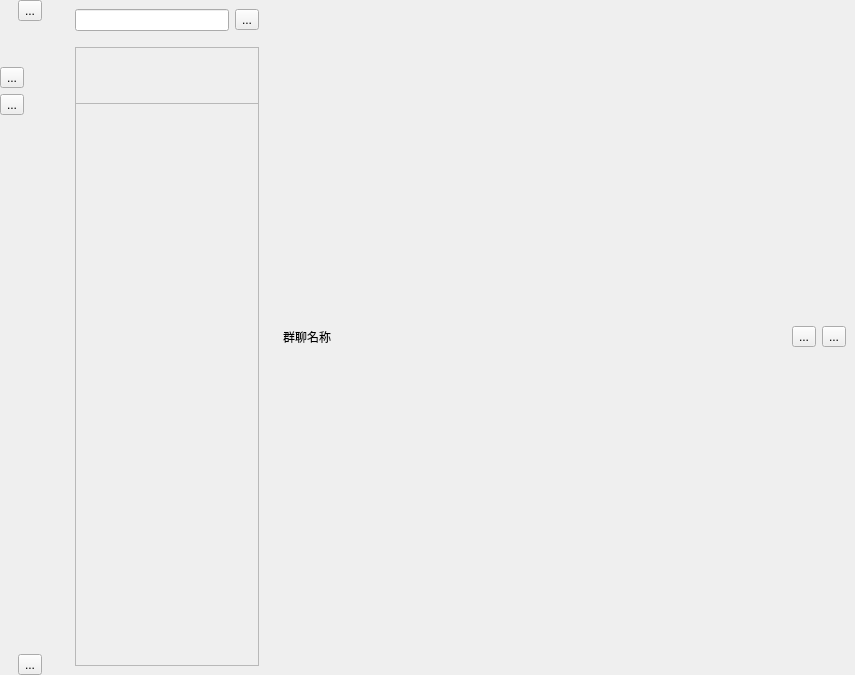
<?xml version="1.0" encoding="UTF-8"?>
<ui version="4.0">
 <class>Menu2</class>
 <widget class="QWidget" name="Menu2">
  <property name="geometry">
   <rect>
    <x>0</x>
    <y>0</y>
    <width>855</width>
    <height>675</height>
   </rect>
  </property>
  <property name="windowTitle">
   <string>Form</string>
  </property>
  <layout class="QHBoxLayout" name="horizontalLayout_5">
   <property name="leftMargin">
    <number>0</number>
   </property>
   <property name="topMargin">
    <number>0</number>
   </property>
   <property name="rightMargin">
    <number>0</number>
   </property>
   <property name="bottomMargin">
    <number>0</number>
   </property>
   <item>
    <widget class="QWidget" name="widget_18" native="true">
     <layout class="QHBoxLayout" name="horizontalLayout_10">
      <property name="leftMargin">
       <number>0</number>
      </property>
      <property name="topMargin">
       <number>0</number>
      </property>
      <property name="rightMargin">
       <number>0</number>
      </property>
      <property name="bottomMargin">
       <number>0</number>
      </property>
      <item>
       <widget class="QWidget" name="widget" native="true">
        <property name="minimumSize">
         <size>
          <width>60</width>
          <height>0</height>
         </size>
        </property>
        <property name="maximumSize">
         <size>
          <width>60</width>
          <height>16777215</height>
         </size>
        </property>
        <layout class="QVBoxLayout" name="verticalLayout_3">
         <property name="leftMargin">
          <number>0</number>
         </property>
         <property name="topMargin">
          <number>0</number>
         </property>
         <property name="rightMargin">
          <number>0</number>
         </property>
         <property name="bottomMargin">
          <number>0</number>
         </property>
         <item>
          <widget class="QWidget" name="widget_2" native="true">
           <layout class="QHBoxLayout" name="horizontalLayout">
            <property name="leftMargin">
             <number>0</number>
            </property>
            <property name="topMargin">
             <number>0</number>
            </property>
            <property name="rightMargin">
             <number>0</number>
            </property>
            <property name="bottomMargin">
             <number>0</number>
            </property>
            <item>
             <widget class="QToolButton" name="infoBtn">
              <property name="text">
               <string>...</string>
              </property>
             </widget>
            </item>
           </layout>
          </widget>
         </item>
         <item>
          <spacer name="verticalSpacer_2">
           <property name="orientation">
            <enum>Qt::Orientation::Vertical</enum>
           </property>
           <property name="sizeType">
            <enum>QSizePolicy::Policy::Fixed</enum>
           </property>
           <property name="sizeHint" stdset="0">
            <size>
             <width>20</width>
             <height>40</height>
            </size>
           </property>
          </spacer>
         </item>
         <item>
          <widget class="QWidget" name="widget_3" native="true">
           <layout class="QVBoxLayout" name="verticalLayout">
            <property name="leftMargin">
             <number>0</number>
            </property>
            <property name="topMargin">
             <number>0</number>
            </property>
            <property name="rightMargin">
             <number>0</number>
            </property>
            <property name="bottomMargin">
             <number>0</number>
            </property>
            <item>
             <widget class="QToolButton" name="msgBtn">
              <property name="autoFillBackground">
               <bool>true</bool>
              </property>
              <property name="text">
               <string>...</string>
              </property>
              <property name="icon">
               <iconset resource="log.qrc">
                <normaloff>:/Header/images/chat.png</normaloff>:/Header/images/chat.png</iconset>
              </property>
              <property name="checkable">
               <bool>true</bool>
              </property>
             </widget>
            </item>
            <item>
             <widget class="QToolButton" name="friendBtn">
              <property name="autoFillBackground">
               <bool>true</bool>
              </property>
              <property name="text">
               <string>...</string>
              </property>
              <property name="icon">
               <iconset resource="log.qrc">
                <normaloff>:/Header/images/user.png</normaloff>:/Header/images/user.png</iconset>
              </property>
              <property name="checkable">
               <bool>true</bool>
              </property>
             </widget>
            </item>
           </layout>
          </widget>
         </item>
         <item>
          <spacer name="verticalSpacer_4">
           <property name="orientation">
            <enum>Qt::Orientation::Vertical</enum>
           </property>
           <property name="sizeHint" stdset="0">
            <size>
             <width>20</width>
             <height>40</height>
            </size>
           </property>
          </spacer>
         </item>
         <item>
          <spacer name="verticalSpacer_3">
           <property name="orientation">
            <enum>Qt::Orientation::Vertical</enum>
           </property>
           <property name="sizeHint" stdset="0">
            <size>
             <width>20</width>
             <height>40</height>
            </size>
           </property>
          </spacer>
         </item>
         <item>
          <spacer name="verticalSpacer">
           <property name="orientation">
            <enum>Qt::Orientation::Vertical</enum>
           </property>
           <property name="sizeHint" stdset="0">
            <size>
             <width>20</width>
             <height>40</height>
            </size>
           </property>
          </spacer>
         </item>
         <item>
          <widget class="QWidget" name="widget_4" native="true">
           <layout class="QHBoxLayout" name="horizontalLayout_2">
            <property name="spacing">
             <number>0</number>
            </property>
            <property name="leftMargin">
             <number>0</number>
            </property>
            <property name="topMargin">
             <number>0</number>
            </property>
            <property name="rightMargin">
             <number>0</number>
            </property>
            <property name="bottomMargin">
             <number>0</number>
            </property>
            <item>
             <widget class="QToolButton" name="settingBtn">
              <property name="text">
               <string>...</string>
              </property>
              <property name="icon">
               <iconset resource="log.qrc">
                <normaloff>:/Header/images/gear.png</normaloff>:/Header/images/gear.png</iconset>
              </property>
             </widget>
            </item>
           </layout>
          </widget>
         </item>
        </layout>
       </widget>
      </item>
      <item>
       <widget class="QWidget" name="widget_5" native="true">
        <property name="minimumSize">
         <size>
          <width>100</width>
          <height>0</height>
         </size>
        </property>
        <property name="maximumSize">
         <size>
          <width>250</width>
          <height>16777215</height>
         </size>
        </property>
        <layout class="QVBoxLayout" name="verticalLayout_2">
         <item>
          <widget class="QWidget" name="widget_6" native="true">
           <property name="sizePolicy">
            <sizepolicy hsizetype="Preferred" vsizetype="Fixed">
             <horstretch>0</horstretch>
             <verstretch>0</verstretch>
            </sizepolicy>
           </property>
           <property name="maximumSize">
            <size>
             <width>16777215</width>
             <height>60</height>
            </size>
           </property>
           <layout class="QHBoxLayout" name="horizontalLayout_3">
            <property name="leftMargin">
             <number>0</number>
            </property>
            <property name="topMargin">
             <number>0</number>
            </property>
            <property name="rightMargin">
             <number>0</number>
            </property>
            <property name="bottomMargin">
             <number>0</number>
            </property>
            <item>
             <widget class="QLineEdit" name="searchEdit"/>
            </item>
            <item>
             <widget class="QToolButton" name="addBtn">
              <property name="text">
               <string>...</string>
              </property>
              <property name="icon">
               <iconset resource="log.qrc">
                <normaloff>:/Header/images/magnifying.png</normaloff>:/Header/images/magnifying.png</iconset>
              </property>
             </widget>
            </item>
           </layout>
          </widget>
         </item>
         <item>
          <widget class="QFrame" name="frame">
           <property name="sizePolicy">
            <sizepolicy hsizetype="Preferred" vsizetype="Fixed">
             <horstretch>0</horstretch>
             <verstretch>0</verstretch>
            </sizepolicy>
           </property>
           <property name="minimumSize">
            <size>
             <width>100</width>
             <height>60</height>
            </size>
           </property>
           <property name="maximumSize">
            <size>
             <width>16777215</width>
             <height>40</height>
            </size>
           </property>
           <property name="frameShape">
            <enum>QFrame::Shape::StyledPanel</enum>
           </property>
           <property name="frameShadow">
            <enum>QFrame::Shadow::Raised</enum>
           </property>
           <layout class="QVBoxLayout" name="framelayout">
            <property name="spacing">
             <number>0</number>
            </property>
            <property name="leftMargin">
             <number>0</number>
            </property>
            <property name="topMargin">
             <number>0</number>
            </property>
            <property name="rightMargin">
             <number>0</number>
            </property>
            <property name="bottomMargin">
             <number>0</number>
            </property>
           </layout>
          </widget>
         </item>
         <item>
          <widget class="QWidget" name="widget_8" native="true">
           <layout class="QVBoxLayout" name="verticalLayout_9">
            <property name="leftMargin">
             <number>0</number>
            </property>
            <property name="topMargin">
             <number>0</number>
            </property>
            <property name="rightMargin">
             <number>0</number>
            </property>
            <property name="bottomMargin">
             <number>0</number>
            </property>
            <item>
             <widget class="QWidget" name="listWidget" native="true">
              <property name="minimumSize">
               <size>
                <width>100</width>
                <height>0</height>
               </size>
              </property>
              <layout class="QVBoxLayout" name="listLayout_1">
               <property name="spacing">
                <number>6</number>
               </property>
               <property name="leftMargin">
                <number>0</number>
               </property>
               <property name="topMargin">
                <number>0</number>
               </property>
               <property name="rightMargin">
                <number>0</number>
               </property>
               <property name="bottomMargin">
                <number>0</number>
               </property>
               <item>
                <widget class="QScrollArea" name="scrollArea">
                 <property name="widgetResizable">
                  <bool>true</bool>
                 </property>
                 <widget class="QWidget" name="scrollAreaWidgetContents">
                  <property name="geometry">
                   <rect>
                    <x>0</x>
                    <y>0</y>
                    <width>163</width>
                    <height>549</height>
                   </rect>
                  </property>
                  <layout class="QVBoxLayout" name="listLayout">
                   <property name="leftMargin">
                    <number>0</number>
                   </property>
                   <property name="rightMargin">
                    <number>0</number>
                   </property>
                   <property name="bottomMargin">
                    <number>0</number>
                   </property>
                  </layout>
                 </widget>
                </widget>
               </item>
              </layout>
             </widget>
            </item>
           </layout>
          </widget>
         </item>
        </layout>
       </widget>
      </item>
      <item>
       <widget class="QWidget" name="msgWidget" native="true">
        <layout class="QVBoxLayout" name="msgLayout">
         <item>
          <widget class="QWidget" name="widget_7" native="true">
           <property name="sizePolicy">
            <sizepolicy hsizetype="Preferred" vsizetype="Fixed">
             <horstretch>0</horstretch>
             <verstretch>0</verstretch>
            </sizepolicy>
           </property>
           <property name="minimumSize">
            <size>
             <width>0</width>
             <height>60</height>
            </size>
           </property>
           <property name="maximumSize">
            <size>
             <width>16777215</width>
             <height>60</height>
            </size>
           </property>
           <layout class="QHBoxLayout" name="horizontalLayout_4">
            <property name="leftMargin">
             <number>0</number>
            </property>
            <property name="topMargin">
             <number>0</number>
            </property>
            <property name="rightMargin">
             <number>0</number>
            </property>
            <property name="bottomMargin">
             <number>0</number>
            </property>
            <item>
             <widget class="QLabel" name="label">
              <property name="text">
               <string>群聊名称</string>
              </property>
             </widget>
            </item>
            <item>
             <spacer name="horizontalSpacer">
              <property name="orientation">
               <enum>Qt::Orientation::Horizontal</enum>
              </property>
              <property name="sizeHint" stdset="0">
               <size>
                <width>455</width>
                <height>20</height>
               </size>
              </property>
             </spacer>
            </item>
            <item>
             <widget class="QToolButton" name="inviteBtn">
              <property name="text">
               <string>...</string>
              </property>
              <property name="icon">
               <iconset resource="log.qrc">
                <normaloff>:/Header/images/add.png</normaloff>:/Header/images/add.png</iconset>
              </property>
             </widget>
            </item>
            <item>
             <widget class="QToolButton" name="deletefriendBtn">
              <property name="text">
               <string>...</string>
              </property>
              <property name="icon">
               <iconset resource="log.qrc">
                <normaloff>:/Header/images/remove.png</normaloff>:/Header/images/remove.png</iconset>
              </property>
             </widget>
            </item>
           </layout>
          </widget>
         </item>
        </layout>
       </widget>
      </item>
     </layout>
    </widget>
   </item>
  </layout>
 </widget>
 <resources>
  <include location="log.qrc"/>
 </resources>
 <connections/>
</ui>
